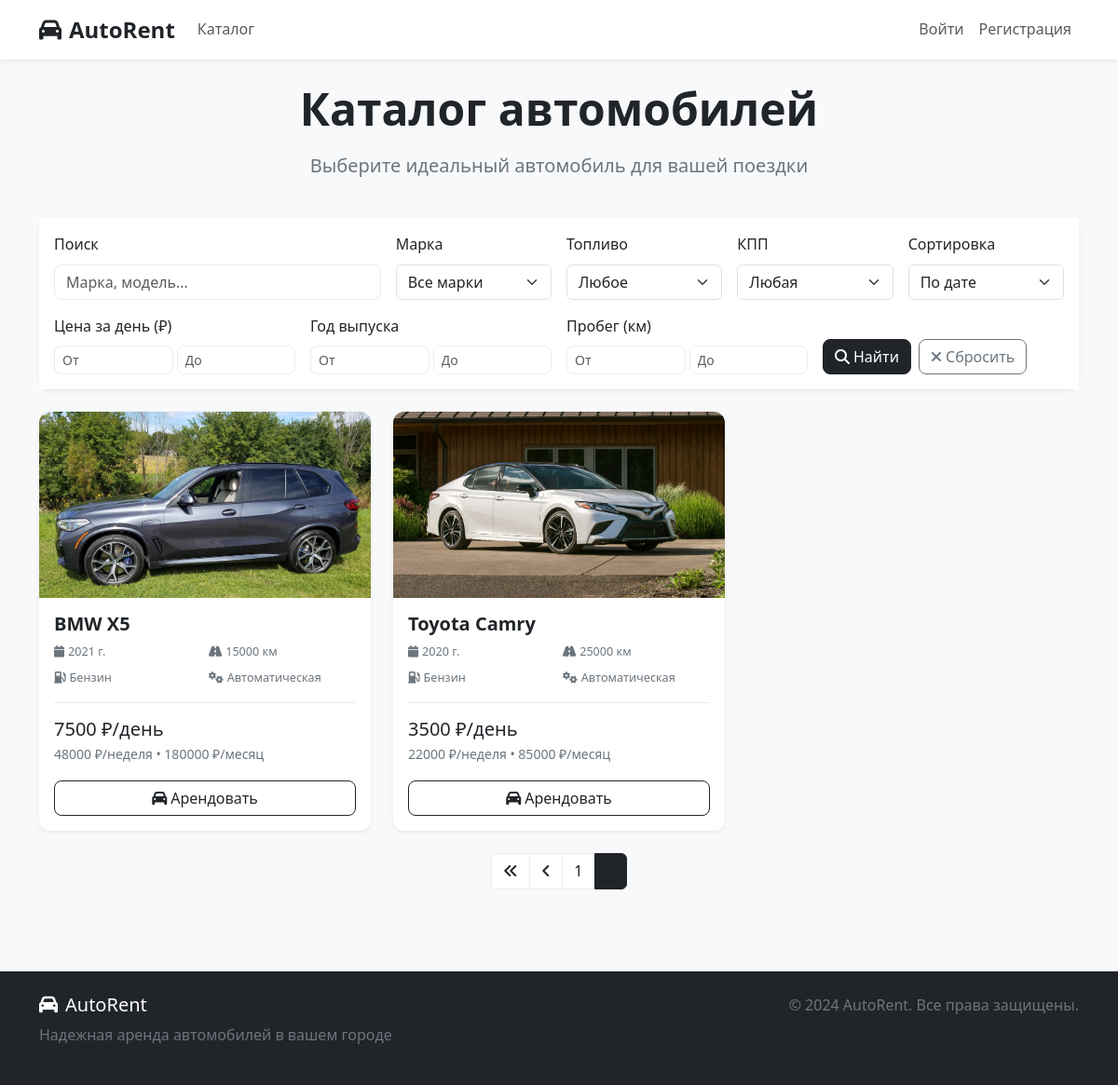
Screenshot of /?page=2 with the database file from the repository.
### cars/models.py (models this page shows, shortened)
class Car(models.Model):
    FUEL_CHOICES = [
        ('petrol', 'Бензин'),
        ('diesel', 'Дизель'),
        ('electric', 'Электро'),
        ('hybrid', 'Гибрид'),
    ]
    TRANSMISSION_CHOICES = [
        ('manual', 'Механическая'),
        ('automatic', 'Автоматическая'),
    ]
    brand = models.CharField(max_length=100, verbose_name="Марка")
    model = models.CharField(max_length=100, verbose_name="Модель")
    year = models.IntegerField(verbose_name="Год выпуска")
    mileage = models.IntegerField(verbose_name="Пробег (км)")
    fuel_type = models.CharField(
        max_length=20,
        choices=FUEL_CHOICES,
        default='petrol',
        verbose_name="Тип топлива"
    )
    transmission = models.CharField(
        max_length=20,
        choices=TRANSMISSION_CHOICES,
        default='manual',
        verbose_name="Коробка передач"
    )
    price_per_day = models.DecimalField(
        max_digits=8,
        decimal_places=2,
        verbose_name="Цена за день (руб.)"
    )
    price_per_week = models.DecimalField(
        max_digits=8,
        decimal_places=2,
        verbose_name="Цена за неделю (руб.)"
    )
    price_per_month = models.DecimalField(
        max_digits=8,
        decimal_places=2,
        verbose_name="Цена за месяц (руб.)"
    )
    description = models.TextField(verbose_name="Описание")
    is_available = models.BooleanField(default=True, verbose_name="Доступен")
    created_at = models.DateTimeField(auto_now_add=True, verbose_name="Дата добавления")
    class Meta:
        verbose_name = "Автомобиль"
        verbose_name_plural = "Автомобили"
        ordering = ['-created_at']

### cars/views.py (the view)
# urls.py: path('', car_list, name='home'),  # Главная страница - каталог автомобилей
def car_list(request):
    cars = Car.objects.filter(is_available=True).order_by('-created_at')
    search_query = request.GET.get('search', '')
    if search_query:
        cars = cars.filter(
            Q(brand__icontains=search_query) |
            Q(model__icontains=search_query) |
            Q(description__icontains=search_query)
        )
    brand_filter = request.GET.get('brand', '')
    if brand_filter:
        cars = cars.filter(brand__icontains=brand_filter)
    fuel_filter = request.GET.get('fuel_type', '')
    if fuel_filter:
        cars = cars.filter(fuel_type=fuel_filter)
    transmission_filter = request.GET.get('transmission', '')
    if transmission_filter:
        cars = cars.filter(transmission=transmission_filter)
    year_from = request.GET.get('year_from', '')
    if year_from:
        try:
            cars = cars.filter(year__gte=int(year_from))
        except ValueError:
            pass
    year_to = request.GET.get('year_to', '')
    if year_to:
        try:
            cars = cars.filter(year__lte=int(year_to))
        except ValueError:
            pass
    price_from = request.GET.get('price_from', '')
    if price_from:
        try:
            cars = cars.filter(price_per_day__gte=float(price_from))
        except ValueError:
            pass
    price_to = request.GET.get('price_to', '')
    if price_to:
        try:
            cars = cars.filter(price_per_day__lte=float(price_to))
        except ValueError:
            pass
    mileage_from = request.GET.get('mileage_from', '')
    if mileage_from:
        try:
            cars = cars.filter(mileage__gte=int(mileage_from))
        except ValueError:
            pass
    mileage_to = request.GET.get('mileage_to', '')
    if mileage_to:
        try:
            cars = cars.filter(mileage__lte=int(mileage_to))
        except ValueError:
            pass
    sort_by = request.GET.get('sort', 'created_at')
    if sort_by == 'price_asc':
        cars = cars.order_by('price_per_day')
    elif sort_by == 'price_desc':
        cars = cars.order_by('-price_per_day')
    elif sort_by == 'year_asc':
        cars = cars.order_by('year')
    elif sort_by == 'year_desc':
        cars = cars.order_by('-year')
    elif sort_by == 'mileage_asc':
        cars = cars.order_by('mileage')
    elif sort_by == 'mileage_desc':
        cars = cars.order_by('-mileage')
    else:
        cars = cars.order_by('-created_at')
    paginator = Paginator(cars, 12)  # 12 автомобилей на страницу
    page_number = request.GET.get('page')
    page_obj = paginator.get_page(page_number)
    brands = Car.objects.values_list('brand', flat=True).distinct().order_by('brand')
    context = {
        'page_obj': page_obj,
        'brands': brands,
        'search_query': search_query,
        'current_filters': {
            'brand': brand_filter,
            'fuel_type': fuel_filter,
            'transmission': transmission_filter,
            'year_from': year_from,
            'year_to': year_to,
            'price_from': price_from,
            'price_to': price_to,
            'mileage_from': mileage_from,
            'mileage_to': mileage_to,
            'sort': sort_by,
        }
    }
    return render(request, 'cars/car_list.html', context)

### templates/cars/car_list.html (shortened to what this page needs)
{% extends 'base/base.html' %}
{% load static %}
{% block content %}
<div class="container">
    <div class="row mb-4">
        <div class="col-12">
            <h1 class="display-5 fw-bold text-center mb-3">Каталог автомобилей</h1>
            <p class="lead text-center text-muted">Выберите идеальный автомобиль для вашей поездки</p>
        </div>
    </div>
    <div class="row mb-4">
        <div class="col-12">
            <div class="card shadow-sm">
                <div class="card-body">
                    <form method="get" class="row g-3">
                        <div class="col-md-4">
                            <label for="search" class="form-label">Поиск</label>
                            <input type="text" class="form-control" id="search" name="search"
                                   value="{{ search_query }}" placeholder="Марка, модель...">
                        </div>
                        <div class="col-md-2">
                            <label for="brand" class="form-label">Марка</label>
                            <select class="form-select" id="brand" name="brand">
                                <option value="">Все марки</option>
                            </select>
                        </div>
                        <div class="col-md-2">
                            <label for="fuel_type" class="form-label">Топливо</label>
                            <select class="form-select" id="fuel_type" name="fuel_type">
                                <option value="">Любое</option>
                            </select>
                        </div>
                        <div class="col-md-2">
                            <label for="transmission" class="form-label">КПП</label>
                            <select class="form-select" id="transmission" name="transmission">
                                <option value="">Любая</option>
                            </select>
                        </div>
                        <div class="col-md-2">
                            <label for="sort" class="form-label">Сортировка</label>
                            <select class="form-select" id="sort" name="sort">
                                <option value="created_at" {% if current_filters.sort == 'created_at' %}selected{% endif %}>По дате</option>
                            </select>
                        </div>
                        <div class="col-md-3">
                            <label class="form-label">Цена за день (₽)</label>
                            <div class="row g-1">
                                <div class="col-6">
                                    <input type="number" class="form-control form-control-sm" name="price_from"
                                           value="{{ current_filters.price_from }}" placeholder="От">
                                </div>
                                <div class="col-6">
                                    <input type="number" class="form-control form-control-sm" name="price_to"
                                           value="{{ current_filters.price_to }}" placeholder="До">
                                </div>
                            </div>
                        </div>
                        <div class="col-md-3">
                            <label class="form-label">Год выпуска</label>
                            <div class="row g-1">
                                <div class="col-6">
                                    <input type="number" class="form-control form-control-sm" name="year_from"
                                           value="{{ current_filters.year_from }}" placeholder="От">
                                </div>
                                <div class="col-6">
                                    <input type="number" class="form-control form-control-sm" name="year_to"
                                           value="{{ current_filters.year_to }}" placeholder="До">
                                </div>
                            </div>
                        </div>
                        <div class="col-md-3">
                            <label class="form-label">Пробег (км)</label>
                            <div class="row g-1">
                                <div class="col-6">
                                    <input type="number" class="form-control form-control-sm" name="mileage_from"
                                           value="{{ current_filters.mileage_from }}" placeholder="От">
                                </div>
                                <div class="col-6">
                                    <input type="number" class="form-control form-control-sm" name="mileage_to"
                                           value="{{ current_filters.mileage_to }}" placeholder="До">
                                </div>
                            </div>
                        </div>
                        <div class="col-md-3 d-flex align-items-end">
                            <button type="submit" class="btn btn-primary me-2">
                                <i class="fas fa-search me-1"></i>Найти
                            </button>
                            <a href="{% url 'car_list' %}" class="btn btn-outline-secondary">
                                <i class="fas fa-times me-1"></i>Сбросить
                            </a>
                        </div>
                    </form>
                </div>
            </div>
        </div>
    </div>
    <div class="row">
        {% for car in page_obj %}
            <div class="col-lg-4 col-md-6 mb-4">
                <div class="card h-100 shadow-sm car-card">
                    <div class="car-image-container">
                    </div>
                    <div class="card-body d-flex flex-column">
                        <h5 class="card-title fw-bold">{{ car.brand }} {{ car.model }}</h5>
                        <div class="car-specs mb-3">
                            <div class="row g-2 text-muted small">
                                <div class="col-6">
                                    <i class="fas fa-calendar me-1"></i>{{ car.year }} г.
                                </div>
                                <div class="col-6">
                                    <i class="fas fa-road me-1"></i>{{ car.mileage|floatformat:0 }} км
                                </div>
                                <div class="col-6">
                                    <i class="fas fa-gas-pump me-1"></i>{{ car.get_fuel_type_display }}
                                </div>
                                <div class="col-6">
                                    <i class="fas fa-cogs me-1"></i>{{ car.get_transmission_display }}
                                </div>
                            </div>
                        </div>
                        <div class="mt-auto">
                            <div class="price-info mb-3">
                                <div class="h5 text-primary mb-1">{{ car.price_per_day|floatformat:0 }} ₽/день</div>
                                <div class="small text-muted">
                                    {{ car.price_per_week|floatformat:0 }} ₽/неделя • {{ car.price_per_month|floatformat:0 }} ₽/месяц
                                </div>
                            </div>
                            <a href="{% url 'car_detail' car.pk %}" class="btn btn-outline-primary w-100">
                                <i class="fas fa-car me-1"></i>Арендовать
                            </a>
                        </div>
                    </div>
                </div>
            </div>
        {% endfor %}
    </div>
    {% if page_obj.has_other_pages %}
        <div class="row">
            <div class="col-12">
                <nav aria-label="Навигация по страницам">
                    <ul class="pagination justify-content-center">
                        {% if page_obj.has_previous %}
                            <li class="page-item">
                                <a class="page-link" href="?page=1{% for key, value in request.GET.items %}{% if key != 'page' %}&{{ key }}={{ value }}{% endif %}{% endfor %}">
                                    <i class="fas fa-angle-double-left"></i>
                                </a>
                            </li>
                            <li class="page-item">
                                <a class="page-link" href="?page={{ page_obj.previous_page_number }}{% for key, value in request.GET.items %}{% if key != 'page' %}&{{ key }}={{ value }}{% endif %}{% endfor %}">
                                    <i class="fas fa-angle-left"></i>
                                </a>
                            </li>
                        {% endif %}
                        {% for num in page_obj.paginator.page_range %}
                            {% if page_obj.number == num %}
                                <li class="page-item active">
                                    <span class="page-link">{{ num }}</span>
                                </li>
                            {% elif num > page_obj.number|add:'-3' and num < page_obj.number|add:'3' %}
                                <li class="page-item">
                                    <a class="page-link" href="?page={{ num }}{% for key, value in request.GET.items %}{% if key != 'page' %}&{{ key }}={{ value }}{% endif %}{% endfor %}">{{ num }}</a>
                                </li>
                            {% endif %}
                        {% endfor %}
                    </ul>
                </nav>
            </div>
        </div>
    {% endif %}
</div>
{% endblock %}

### static/css/style.css (style rules this page uses)
:root { --primary-color: #212529; --secondary-color: #6c757d; --accent-color: #495057; --light-gray: #f8f9fa; --medium-gray: #e9ecef; --dark-gray: #343a40; --white: #ffffff; --success-color: #28a745; --warning-color: #ffc107; --danger-color: #dc3545; --info-color: #17a2b8; }
body { font-family: 'Segoe UI', Tahoma, Geneva, Verdana, sans-serif; background-color: var(--light-gray); color: var(--primary-color); line-height: 1.6; }
.card { border: none; border-radius: 12px; transition: transform 0.3s ease, box-shadow 0.3s ease; }
.car-card { overflow: hidden; }
.car-image-container { position: relative; overflow: hidden; }
.car-specs { font-size: 0.9rem; }
.price-info { border-top: 1px solid var(--medium-gray); padding-top: 1rem; }
.form-control { border-radius: 8px; border: 1px solid var(--medium-gray); transition: border-color 0.3s ease, box-shadow 0.3s ease; }
.btn { border-radius: 8px; font-weight: 500; transition: all 0.3s ease; }
.btn-primary { background-color: var(--primary-color); border-color: var(--primary-color); }
.btn-outline-primary { color: var(--primary-color); border-color: var(--primary-color); }
.fade-in { animation: fadeIn 0.6s ease-out; }
* { transition: color 0.3s ease, background-color 0.3s ease, border-color 0.3s ease; }
.pagination .page-link { color: var(--primary-color); border-color: var(--medium-gray); }
.pagination .page-item.active .page-link { background-color: var(--primary-color); border-color: var(--primary-color); }
.card .card-body { background-color: var(--white); }
.text-primary { color: var(--primary-color) !important; }
.text-muted { color: var(--secondary-color) !important; }
.shadow-sm { box-shadow: 0 0.125rem 0.25rem rgba(0, 0, 0, 0.075) !important; }

### rows the page displays
Car: brand "BMW", model "X5", year "2021", mileage "15000", fuel_type "Бензин", transmission "Автоматическая", price_per_day "7500", price_per_week "48000", price_per_month "180000"
Car: brand "Toyota", model "Camry", year "2020", mileage "25000", fuel_type "Бензин", transmission "Автоматическая", price_per_day "3500", price_per_week "22000", price_per_month "85000"

### other values shown
{{ num }} "1"
